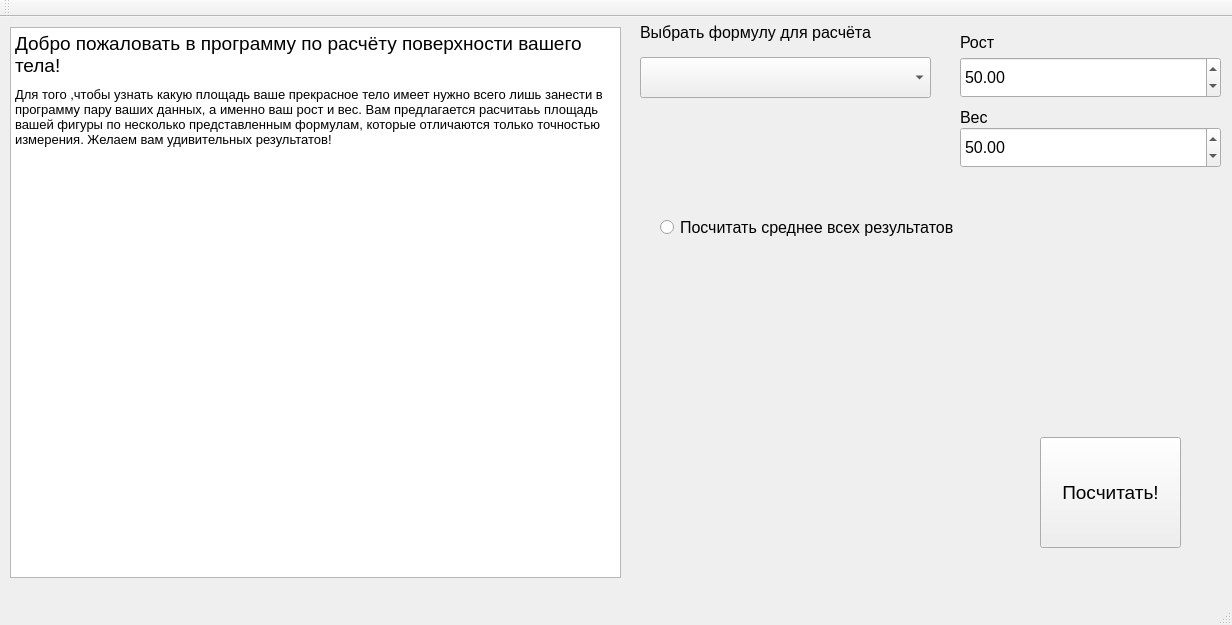
<?xml version="1.0" encoding="UTF-8"?>
<ui version="4.0">
 <class>MainWindow</class>
 <widget class="QMainWindow" name="MainWindow">
  <property name="geometry">
   <rect>
    <x>0</x>
    <y>0</y>
    <width>1232</width>
    <height>625</height>
   </rect>
  </property>
  <property name="windowTitle">
   <string>MainWindow</string>
  </property>
  <widget class="QWidget" name="centralWidget">
   <widget class="QPushButton" name="pushButton">
    <property name="geometry">
     <rect>
      <x>1040</x>
      <y>420</y>
      <width>141</width>
      <height>111</height>
     </rect>
    </property>
    <property name="font">
     <font>
      <pointsize>14</pointsize>
     </font>
    </property>
    <property name="text">
     <string>Посчитать!</string>
    </property>
   </widget>
   <widget class="QTextEdit" name="textEdit">
    <property name="geometry">
     <rect>
      <x>10</x>
      <y>10</y>
      <width>611</width>
      <height>551</height>
     </rect>
    </property>
    <property name="html">
     <string>&lt;!DOCTYPE HTML PUBLIC &quot;-//W3C//DTD HTML 4.0//EN&quot; &quot;http://www.w3.org/TR/REC-html40/strict.dtd&quot;&gt;
&lt;html&gt;&lt;head&gt;&lt;meta name=&quot;qrichtext&quot; content=&quot;1&quot; /&gt;&lt;style type=&quot;text/css&quot;&gt;
p, li { white-space: pre-wrap; }
&lt;/style&gt;&lt;/head&gt;&lt;body style=&quot; font-family:'MS Shell Dlg 2'; font-size:6.6pt; font-weight:400; font-style:normal;&quot;&gt;
&lt;p style=&quot; margin-top:0px; margin-bottom:0px; margin-left:0px; margin-right:0px; -qt-block-indent:0; text-indent:0px;&quot;&gt;&lt;span style=&quot; font-size:14pt;&quot;&gt;Добро пожаловать в программу по расчёту поверхности вашего тела!&lt;/span&gt;&lt;/p&gt;
&lt;p style=&quot; margin-top:0px; margin-bottom:0px; margin-left:0px; margin-right:0px; -qt-block-indent:0; text-indent:0px;&quot;&gt;&lt;br /&gt;&lt;span style=&quot; font-size:10pt;&quot;&gt;Для того ,чтобы узнать какую площадь ваше прекрасное тело имеет нужно всего лишь занести в программу пару ваших данных, а именно ваш рост и вес. Вам предлагается расчитаьь площадь вашей фигуры по несколько представленным формулам, которые отличаются только точностью измерения. Желаем вам удивительных результатов!&lt;/span&gt;&lt;/p&gt;&lt;/body&gt;&lt;/html&gt;</string>
    </property>
   </widget>
   <widget class="QDoubleSpinBox" name="doubleSpinBox">
    <property name="geometry">
     <rect>
      <x>960</x>
      <y>40</y>
      <width>261</width>
      <height>41</height>
     </rect>
    </property>
    <property name="font">
     <font>
      <pointsize>12</pointsize>
     </font>
    </property>
    <property name="minimum">
     <double>1.000000000000000</double>
    </property>
    <property name="maximum">
     <double>250.990000000000009</double>
    </property>
    <property name="singleStep">
     <double>0.100000000000000</double>
    </property>
    <property name="value">
     <double>50.000000000000000</double>
    </property>
   </widget>
   <widget class="QDoubleSpinBox" name="doubleSpinBox_2">
    <property name="geometry">
     <rect>
      <x>960</x>
      <y>110</y>
      <width>261</width>
      <height>41</height>
     </rect>
    </property>
    <property name="font">
     <font>
      <pointsize>12</pointsize>
     </font>
    </property>
    <property name="minimum">
     <double>1.000000000000000</double>
    </property>
    <property name="maximum">
     <double>250.990000000000009</double>
    </property>
    <property name="singleStep">
     <double>0.100000000000000</double>
    </property>
    <property name="value">
     <double>50.000000000000000</double>
    </property>
   </widget>
   <widget class="QComboBox" name="comboBox">
    <property name="geometry">
     <rect>
      <x>640</x>
      <y>40</y>
      <width>291</width>
      <height>41</height>
     </rect>
    </property>
    <property name="font">
     <font>
      <pointsize>12</pointsize>
     </font>
    </property>
   </widget>
   <widget class="QRadioButton" name="radioButton">
    <property name="geometry">
     <rect>
      <x>660</x>
      <y>190</y>
      <width>411</width>
      <height>41</height>
     </rect>
    </property>
    <property name="font">
     <font>
      <pointsize>12</pointsize>
     </font>
    </property>
    <property name="text">
     <string>Посчитать среднее всех результатов</string>
    </property>
   </widget>
   <widget class="QLabel" name="label">
    <property name="geometry">
     <rect>
      <x>960</x>
      <y>10</y>
      <width>71</width>
      <height>31</height>
     </rect>
    </property>
    <property name="font">
     <font>
      <pointsize>12</pointsize>
     </font>
    </property>
    <property name="text">
     <string>Рост</string>
    </property>
   </widget>
   <widget class="QLabel" name="label_2">
    <property name="geometry">
     <rect>
      <x>960</x>
      <y>90</y>
      <width>71</width>
      <height>21</height>
     </rect>
    </property>
    <property name="font">
     <font>
      <pointsize>12</pointsize>
     </font>
    </property>
    <property name="text">
     <string>Вес</string>
    </property>
   </widget>
   <widget class="QLabel" name="label_3">
    <property name="geometry">
     <rect>
      <x>640</x>
      <y>0</y>
      <width>311</width>
      <height>31</height>
     </rect>
    </property>
    <property name="font">
     <font>
      <pointsize>12</pointsize>
     </font>
    </property>
    <property name="text">
     <string>Выбрать формулу для расчёта</string>
    </property>
   </widget>
  </widget>
  <widget class="QMenuBar" name="menuBar">
   <property name="geometry">
    <rect>
     <x>0</x>
     <y>0</y>
     <width>1232</width>
     <height>26</height>
    </rect>
   </property>
  </widget>
  <widget class="QToolBar" name="mainToolBar">
   <attribute name="toolBarArea">
    <enum>TopToolBarArea</enum>
   </attribute>
   <attribute name="toolBarBreak">
    <bool>false</bool>
   </attribute>
  </widget>
  <widget class="QStatusBar" name="statusBar"/>
 </widget>
 <layoutdefault spacing="6" margin="11"/>
 <resources/>
 <connections/>
</ui>
